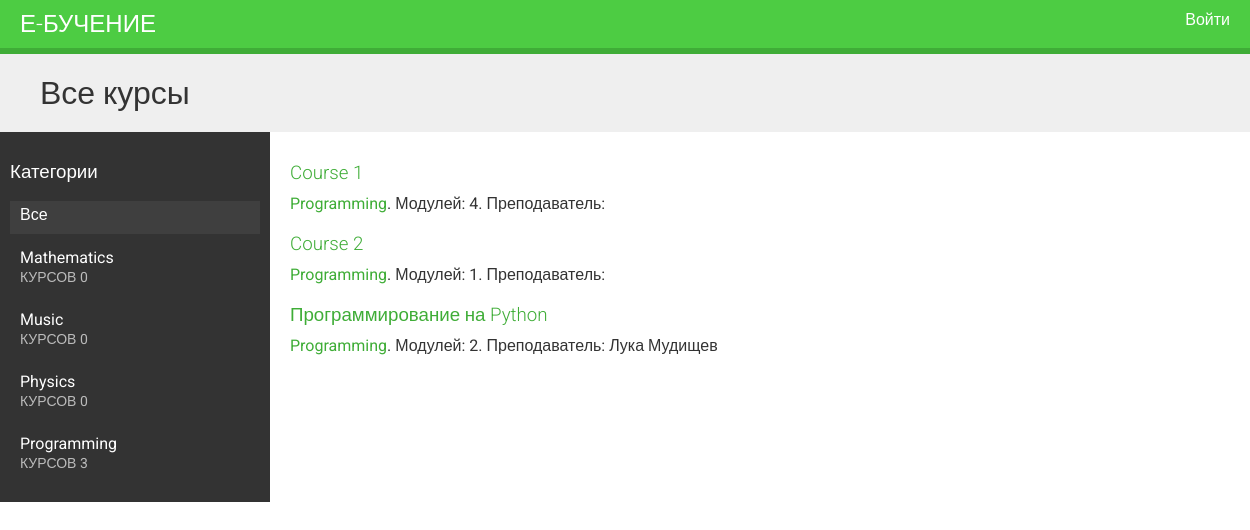
The page / on the database its author committed.
### courses/models.py (models this page shows, shortened)
class Subject(models.Model):
    title = models.CharField(max_length=200)
    slug = models.SlugField(max_length=200, unique=True)
    class Meta:
        ordering = ['title']
    def __str__(self):
        return self.title

class Course(models.Model):
    owner = models.ForeignKey(User,
                              related_name='courses_created',
                              on_delete=models.CASCADE)
    subject = models.ForeignKey(Subject,
                                related_name='courses',
                                on_delete=models.CASCADE)
    title = models.CharField(max_length=200)
    slug = models.SlugField(max_length=200, unique=True)
    overview = models.TextField()
    created = models.DateTimeField(auto_now_add=True)
    students = models.ManyToManyField(User,
                                      related_name='courses_joined',
                                      blank=True)
    class Meta:
        ordering = ['-created']

### courses/views.py (the view)
# urls.py: path('', CourseListView.as_view(), name='course_list'),
class CourseListView(TemplateResponseMixin, View):
    model = Course
    template_name = 'courses/course/list.html'
    def get(self, request, subject=None):
        subjects = Subject.objects.annotate(total_courses=Count('courses'))
        courses = Course.objects.annotate(total_modules=Count('modules'))
        if subject:
            subject = get_object_or_404(Subject, slug=subject)
            courses = courses.filter(subject=subject)
        return self.render_to_response({'subjects': subjects,
                                        'subject': subject,
                                        'courses': courses})

### courses/templates/courses/course/list.html (shortened to what this page needs)
{% extends "base.html" %}
{% block content %}
 <h1>
 {% if subject %}
 Курс {{ subject.title }}
 {% else %}
 Все курсы
 {% endif %}
 </h1>
 <div class="contents">
 <h3>Категории</h3>
 <ul id="modules">
 <li {% if not subject %}class="selected"{% endif %}>
 <a href="{% url "course_list" %}">Все</a>
 </li>
 {% for s in subjects %}
 <li {% if subject == s %}class="selected"{% endif %}>
 <a href="{% url "course_list_subject" s.slug %}">
 {{ s.title }}
     <br><span>Курсов {{ s.total_courses }}</span>
 </a>
 </li>
 {% endfor %}
 </ul>
 </div>
 <div class="module">
 {% for course in courses %}
 {% with subject=course.subject %}
 <h3><a href="{% url "course_detail" course.slug %}">
 {{ course.title }}</a></h3>
 <p>
 <a href="{% url "course_list_subject" subject.slug %}">
 {{ subject }}</a>.
 Модулей: {{ course.total_modules }}.
 Преподаватель: {{ course.owner.get_full_name }}
 </p>
 {% endwith %}
 {% endfor %}
 </div>
{% endblock %}

### courses/templates/base.html (shortened to what this page needs)
{% load static %}
<!DOCTYPE html>
<html>
<head>
  <link href="{% static "css/base.css" %}" rel="stylesheet">
</head>
<body>
  <div id="header">
    <a href="/" class="logo">Е-бучение</a>
    <ul class="menu">
      {% if request.user.is_authenticated %}
        <li><a href="{% url "logout" %}">Выйти</a></li>
      {% else %}
        <li><a href="{% url "login" %}">Войти</a></li>
      {% endif %}
    </ul>
  </div>
  <div id="content">
    {% block content %}
    {% endblock %}
  </div>
</body>
</html>

### courses/static/css/base.css (style rules this page uses)
body { margin:0; font-family:'Roboto', sans-serif; font-weight:400; color:#333; }
a { color:#3fad37; text-decoration:none; }
ul { float:left; }
h1, h2, h3, h4, h5, h6 { font-family:'Roboto', sans-serif; font-weight:300; }
h1 { background:#efefef; width:100%; overflow:auto; padding:20px 0 20px 40px; margin:0; }
.module { padding:10px 20px; float:left; width:600px; }
.module h3 { margin:20px 0 0; padding:0; width:100%; }
.module p { margin:10px 0 20px; width:100%; float:left; }
#header { background:#4dcc43; overflow:auto; padding:10px 20px; border-bottom:6px solid #3fad37; }
#header .logo { text-decoration:none; font-family:'Roboto', sans-serif; font-weight:300; text-transform:uppercase; font-size:24px; color:#fff; float:left; }
#header a { color:#fff; }
#header .menu { list-style:none; float:right; margin:0; padding:0; }
.contents { width:20%; padding:10px; float:left; background:#333; color: #fff; font-family:'Roboto', sans-serif; }
.contents ul { list-style:none; margin:0; padding:0; width:100%; }
.contents ul li { margin:0 0 10px 0; padding:4px 10px 10px; overflow:auto; cursor:move; }
.contents ul li.selected { background:#3f3f3f; }
.contents ul span { text-transform:uppercase; color:#bbb; font-size:14px; }
.contents ul a { display:block; color:#fff; text-decoration:none; }

### rows shown on the page
Subject: title "Mathematics", total_courses "0"
Subject: title "Music", total_courses "0"
Subject: title "Physics", total_courses "0"
Subject: title "Programming", total_courses "3"
Course: title "Course 1", subject "Programming", total_modules "4"
Course: title "Course 2", subject "Programming", total_modules "1"
Course: title "Программирование на Python", subject "Programming", total_modules "2", owner.get_full_name "Лука Мудищев"
